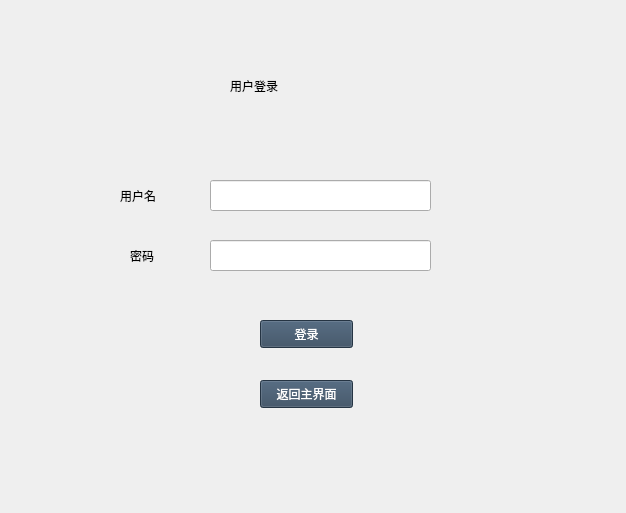
<?xml version="1.0" encoding="UTF-8"?>
<ui version="4.0">
 <class>UserLoginWindow</class>
 <widget class="QWidget" name="UserLoginWindow">
  <property name="geometry">
   <rect>
    <x>0</x>
    <y>0</y>
    <width>626</width>
    <height>513</height>
   </rect>
  </property>
  <property name="windowTitle">
   <string>用户登录</string>
  </property>
  <widget class="QPushButton" name="back">
   <property name="geometry">
    <rect>
     <x>260</x>
     <y>380</y>
     <width>93</width>
     <height>28</height>
    </rect>
   </property>
   <property name="styleSheet">
    <string notr="true">color:white;
background-color:#34495e;</string>
   </property>
   <property name="text">
    <string>返回主界面</string>
   </property>
  </widget>
  <widget class="QLabel" name="label">
   <property name="geometry">
    <rect>
     <x>230</x>
     <y>50</y>
     <width>151</width>
     <height>71</height>
    </rect>
   </property>
   <property name="styleSheet">
    <string notr="true">font: 18pt &quot;华文楷体&quot;;</string>
   </property>
   <property name="text">
    <string>用户登录</string>
   </property>
  </widget>
  <widget class="QPushButton" name="login">
   <property name="geometry">
    <rect>
     <x>260</x>
     <y>320</y>
     <width>93</width>
     <height>28</height>
    </rect>
   </property>
   <property name="styleSheet">
    <string notr="true">color:white;
background-color:#34495e;</string>
   </property>
   <property name="text">
    <string>登录</string>
   </property>
  </widget>
  <widget class="QWidget" name="widget" native="true">
   <property name="geometry">
    <rect>
     <x>110</x>
     <y>150</y>
     <width>341</width>
     <height>141</height>
    </rect>
   </property>
   <widget class="QLineEdit" name="password">
    <property name="geometry">
     <rect>
      <x>100</x>
      <y>90</y>
      <width>221</width>
      <height>31</height>
     </rect>
    </property>
    <property name="maxLength">
     <number>16</number>
    </property>
    <property name="echoMode">
     <enum>QLineEdit::Password</enum>
    </property>
   </widget>
   <widget class="QLineEdit" name="username">
    <property name="geometry">
     <rect>
      <x>100</x>
      <y>30</y>
      <width>221</width>
      <height>31</height>
     </rect>
    </property>
    <property name="maxLength">
     <number>16</number>
    </property>
   </widget>
   <widget class="QLabel" name="label_2">
    <property name="geometry">
     <rect>
      <x>10</x>
      <y>30</y>
      <width>71</width>
      <height>31</height>
     </rect>
    </property>
    <property name="styleSheet">
     <string notr="true">font: 12pt &quot;华文楷体&quot;;</string>
    </property>
    <property name="text">
     <string>用户名</string>
    </property>
   </widget>
   <widget class="QLabel" name="label_3">
    <property name="geometry">
     <rect>
      <x>20</x>
      <y>90</y>
      <width>61</width>
      <height>31</height>
     </rect>
    </property>
    <property name="styleSheet">
     <string notr="true">font: 12pt &quot;华文楷体&quot;;</string>
    </property>
    <property name="text">
     <string>密码</string>
    </property>
   </widget>
  </widget>
 </widget>
 <layoutdefault spacing="6" margin="11"/>
 <resources/>
 <connections/>
 <slots>
  <slot>on_returnbotton_clicked()</slot>
  <slot>test_username_pressed()</slot>
  <slot>test_password_pressed()</slot>
  <slot>login_clicked()</slot>
 </slots>
</ui>
